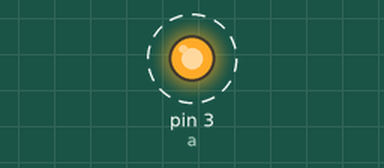
This sketch was run on a simulated Arduino Uno, built with avr-gcc and run on an emulated ATmega328P. Parts: output pins drawn as LEDs (lit = HIGH). Dashed ring = blinking.

Above: at 0.5 s.
Timing chart, 0 to 4.6 s (numbered marks = the images above):
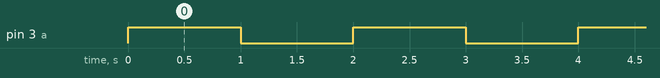

The sketch:

gffaafa.ino
```cpp
int a = 3;

void setup() {
  // put your setup code here, to run once:
  pinMode(a, OUTPUT);
}

void loop() {
  // put your main code here, to run repeatedly:
  digitalWrite(a, HIGH);
  delay(1000);
  digitalWrite(a, LOW);
  delay(1000);
}
```

Measured:
- by itself, pin 3 (a): alternates HIGH for 1.0 s and LOW for 1.0 s
